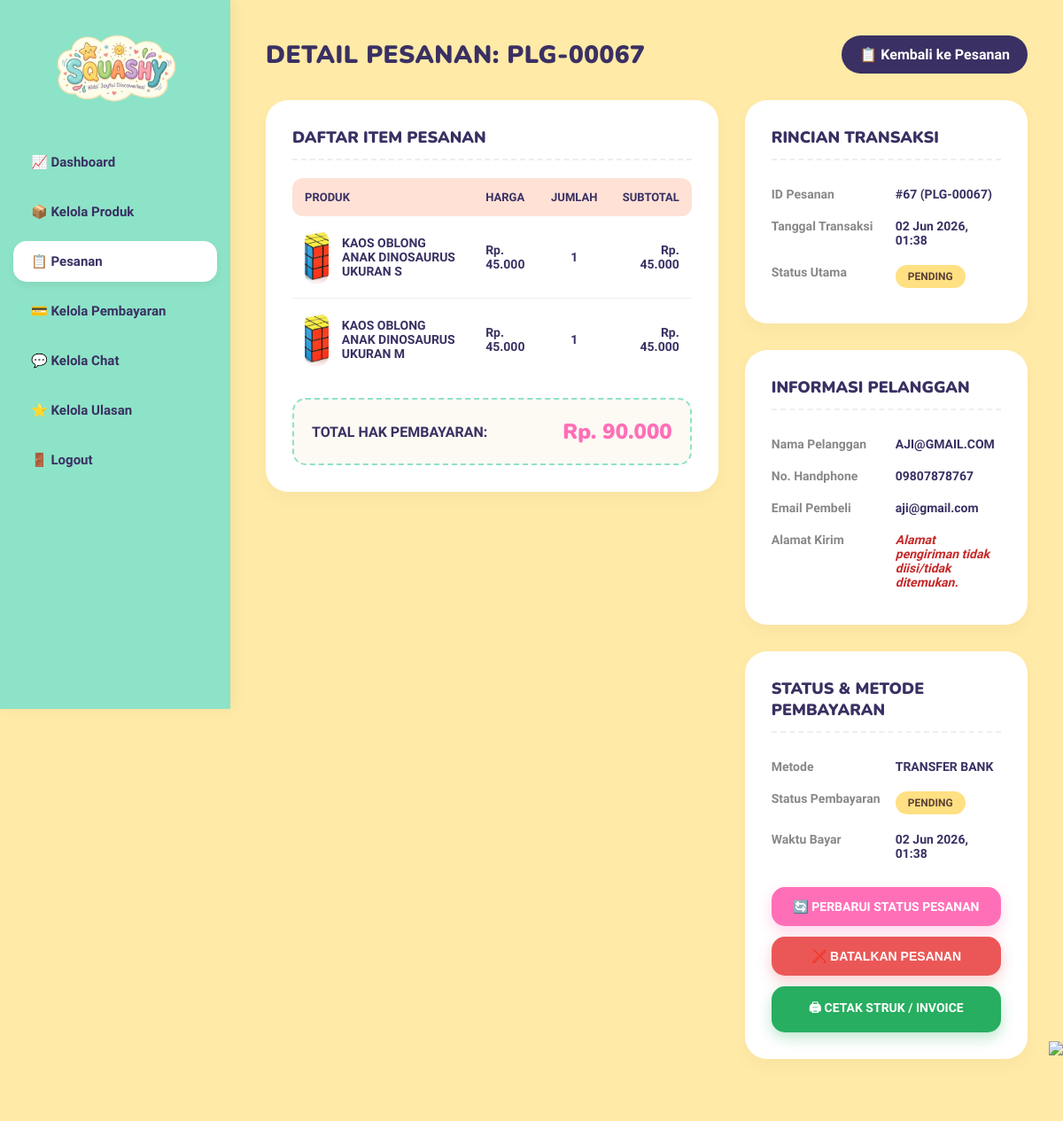
The app's page /admin/detail_pesanan.php?id=67 with its own data.
### tables this page shows
CREATE TABLE `order` (
  `id_order` int NOT NULL,
  `id_user` int NOT NULL,
  `nomer_hp` varchar(20) DEFAULT NULL,
  `nama_pembeli` varchar(255) NOT NULL,
  `tanggal_pesanan` timestamp NULL DEFAULT CURRENT_TIMESTAMP,
  `total_tagihan` int NOT NULL,
  `status_pesanan` enum('pending','dibayar','diproses','dikirim','selesai','dibatalkan') DEFAULT 'pending'
);

CREATE TABLE `order_detail` (
  `id_detail` int NOT NULL,
  `id_order` int NOT NULL,
  `id_produk` int NOT NULL,
  `nama_produk` varchar(255) DEFAULT NULL,
  `harga_saat_order` int DEFAULT NULL,
  `foto_produk` varchar(255) DEFAULT NULL,
  `kuantitas` int NOT NULL,
  `subtotal` int NOT NULL
);

CREATE TABLE `user` (
  `id_user` int NOT NULL,
  `nama_lengkap` varchar(100) NOT NULL,
  `email` varchar(100) NOT NULL,
  `password_hash` varchar(255) NOT NULL,
  `created_at` timestamp NULL DEFAULT CURRENT_TIMESTAMP
);

CREATE TABLE `payment` (
  `id_payment` int NOT NULL,
  `id_order` int NOT NULL,
  `metode_pembayaran` varchar(255) DEFAULT NULL,
  `status_pembayaran` varchar(100) DEFAULT 'pending',
  `waktu_bayar` timestamp NULL DEFAULT CURRENT_TIMESTAMP
);

### admin/detail_pesanan.php (the view, shortened to what this page needs)
<?php
require_once '../config/database.php';
$id_order = intval($_GET['id']);
$query_order = "
SELECT o.*, u.nama_lengkap, u.email
FROM `order` o
LEFT JOIN `user` u ON o.id_user = u.id_user
WHERE o.id_order = $id_order
";
$result_order = mysqli_query($conn, $query_order);
$order = mysqli_fetch_assoc($result_order);
$query_payment = "
SELECT *
FROM payment
WHERE id_order = $id_order
";
$result_payment = mysqli_query($conn, $query_payment);
$payment = mysqli_fetch_assoc($result_payment);
$query_address = "
SELECT *
FROM alamat_pengiriman
WHERE id_user = " . intval($order['id_user']) . "
LIMIT 1
";
$result_address = mysqli_query($conn, $query_address);
$address = mysqli_fetch_assoc($result_address);
$query_detail = "
SELECT *
FROM order_detail
WHERE id_order = $id_order
ORDER BY id_detail ASC
";
$result_detail = mysqli_query($conn, $query_detail);
$display_id = "PLG-" . str_pad($order['id_order'], 5, "0", STR_PAD_LEFT);
?>
<!DOCTYPE html>
<html lang="id">
<head>
</head>
<body>
    <?php require_once '../components/layout/header_admin.php'; ?>
    <div class="main-content">
        <div class="header-dash">
            <h1>DETAIL PESANAN: <?= $display_id ?></h1>
            <a href="kelola_pesanan.php" class="btn-back-link">📋 Kembali ke Pesanan</a>
        </div>
        <div class="detail-grid">
            <div>
                <div class="detail-card">
                    <h3>Daftar Item Pesanan</h3>
                    <table class="items-table">
                        <thead>
                            <tr>
                                <th>Produk</th>
                                <th>Harga</th>
                                <th style="text-align: center;">Jumlah</th>
                                <th style="text-align: right;">Subtotal</th>
                            </tr>
                        </thead>
                        <tbody>
                            <?php
                            if (mysqli_num_rows($result_detail) > 0) {
                                while ($item = mysqli_fetch_assoc($result_detail)) {
                                    $subtotal = $item['harga_saat_order'] * $item['kuantitas'];
                            ?>
                                    <tr>
                                        <td>
                                            <div class="item-info">
                                                <div class="product-thumb">
                                                    <?php if (!empty($item['foto_produk'])): ?>
                                                        <img src="../<?= htmlspecialchars($item['foto_produk']) ?>" alt="<?= htmlspecialchars($item['nama_produk']) ?>">
                                                    <?php else: ?>
                                                        🧸
                                                    <?php endif; ?>
                                                </div>
                                                <span class="item-name"><?= htmlspecialchars($item['nama_produk']) ?></span>
                                            </div>
                                        </td>
                                        <td>Rp. <?= number_format($item['harga_saat_order'], 0, ',', '.') ?></td>
                                        <td style="text-align: center;"><?= $item['kuantitas'] ?></td>
                                        <td style="text-align: right; color: var(--dark-purple);">Rp. <?= number_format($subtotal, 0, ',', '.') ?></td>
                                    </tr>
                            <?php
                                }
                            } else {
                            ?>
                                <tr>
                                    <td colspan="4" style="text-align: center; padding: 20px; color: #888;">Tidak ada rincian item untuk pesanan ini.</td>
                                </tr>
                            <?php } ?>
                        </tbody>
                    </table>
                    <div class="total-row">
                        <span>TOTAL HAK PEMBAYARAN:</span>
                        <strong>Rp. <?= number_format($order['total_tagihan'], 0, ',', '.') ?></strong>
                    </div>
                </div>
            </div>
            <div>
                <div class="detail-card">
                    <h3>Rincian Transaksi</h3>
                    <table class="info-table">
                        <tr>
                            <td class="label-td">ID Pesanan</td>
                            <td>#<?= $order['id_order'] ?> (<?= $display_id ?>)</td>
                        </tr>
                        <tr>
                            <td class="label-td">Tanggal Transaksi</td>
                            <td><?= date('d M Y, H:i', strtotime($order['tanggal_pesanan'])) ?></td>
                        </tr>
                        <tr>
                            <td class="label-td">Status Utama</td>
                            <td>
                                <?php $status_class = strtolower($order['status_pesanan'] ?? 'pending'); ?>
                                <span class="badge-status <?= $status_class ?>">
                                    <?= htmlspecialchars(ucfirst($order['status_pesanan'] ?? 'pending')) ?>
                                </span>
                            </td>
                        </tr>
                    </table>
                </div>
                <div class="detail-card">
                    <h3>Informasi Pelanggan</h3>
                    <table class="info-table">
                        <tr>
                            <td class="label-td">Nama Pelanggan</td>
                            <td><?= htmlspecialchars(strtoupper($order['nama_pembeli'])) ?></td>
                        </tr>
                        <tr>
                            <td class="label-td">No. Handphone</td>
                            <td><?= htmlspecialchars($order['nomer_hp'] ?? '-') ?></td>
                        </tr>
                        <tr>
                            <td class="label-td">Email Pembeli</td>
                            <td><?= htmlspecialchars($order['email'] ?? '-') ?></td>
                        </tr>
                        <tr>
                            <td class="label-td">Alamat Kirim</td>
                            <td>
                                <?php if ($address): ?>
                                    <strong><?= htmlspecialchars($address['label_alamat'] ?? 'Alamat Utama') ?></strong><br>
                                    <?= htmlspecialchars($address['jalan']) ?><br>
                                    Kec. <?= htmlspecialchars($address['kecamatan']) ?>, Kab. <?= htmlspecialchars($address['kabupaten']) ?><br>
                                    Kode Pos: <?= htmlspecialchars($address['kodepos']) ?>
                                <?php else: ?>
                                    <span style="color:#C62828; font-style:italic;">Alamat pengiriman tidak diisi/tidak ditemukan.</span>
                                <?php endif; ?>
                            </td>
                        </tr>
                    </table>
                </div>
                <div class="detail-card">
                    <h3>Status & Metode Pembayaran</h3>
                    <table class="info-table">
                        <tr>
                            <td class="label-td">Metode</td>
                            <td><?= htmlspecialchars(strtoupper($payment['metode_pembayaran'] ?? 'Belum Ditentukan')) ?></td>
                        </tr>
                        <tr>
                            <td class="label-td">Status Pembayaran</td>
                            <td>
                                <?php $pay_status = strtolower($payment['status_pembayaran'] ?? 'pending'); ?>
                                <span class="badge-status <?= $pay_status ?>">
                                    <?= htmlspecialchars(ucfirst($payment['status_pembayaran'] ?? 'pending')) ?>
                                </span>
                            </td>
                        </tr>
                        <tr>
                            <td class="label-td">Waktu Bayar</td>
                            <td><?= !empty($payment['waktu_bayar']) ? date('d M Y, H:i', strtotime($payment['waktu_bayar'])) : '-' ?></td>
                        </tr>
                    </table>
                    <div class="action-container">
                        <a href="update_status.php?id=<?= $order['id_order'] ?>" class="btn-action-button btn-update-status">
                            🔄 Perbarui Status Pesanan
                        </a>
                        <?php if (strtolower($order['status_pesanan'] ?? 'pending') !== 'dibatalkan') : ?>
                            <form method="POST" action="" onsubmit="return confirm('Apakah Anda yakin ingin membatalkan pesanan ini?');" style="width: 100%; display: block;">
                                <button type="submit" name="admin_cancel_order" class="btn-action-button" style="background-color: #EB5757; color: white; width: 100%; border: none; box-shadow: 0 6px 15px rgba(235, 87, 87, 0.3);">
                                    ❌ Batalkan Pesanan
                                </button>
                            </form>
                        <?php endif; ?>
                        <a href="cetak_invoice.php?id=<?= $order['id_order'] ?>" target="_blank" class="btn-action-button btn-print-invoice">
                            🖨 Cetak Struk / Invoice
                        </a>
                    </div>
                </div>
            </div>
        </div>
    </div>
    <img src="../assets/images/decor-right.png" class="decor-flower-bottom">
</body>
</html>

### admin/detail_pesanan.php (style rules this page uses)
:root { --mint-bg: #8DE3C7; --cream-bg: #FFEAA7; --dark-purple: #3A3063; --orange-card: #F2994A; --green-card: #27AE60; --soft-green: #A8E6CF; --white: #FFFFFF; --pink-accent: #FF6FB7; }
* { margin: 0; padding: 0; box-sizing: border-box; }
body { font-family: 'Quicksand', sans-serif; background-color: var(--cream-bg); color: var(--dark-purple); min-height: 100vh; display: flex; }
.main-content { margin-left: 260px; flex: 1; padding: 40px; position: relative; min-height: 100vh; }
.header-dash { display: flex; justify-content: space-between; align-items: center; margin-bottom: 30px; gap: 16px; flex-wrap: wrap; }
.header-dash h1 { font-family: 'Nunito', sans-serif; font-size: 28px; font-weight: 900; letter-spacing: 0.5px; }
.btn-back-link { display: inline-flex; align-items: center; justify-content: center; gap: 8px; padding: 12px 20px; border-radius: 999px; background: var(--dark-purple); color: var(--white); font-weight: 700; text-decoration: none; transition: transform 0.2s ease, box-shadow 0.2s ease; }
.detail-grid { display: grid; grid-template-columns: 1.6fr 1fr; gap: 30px; align-items: start; }
.detail-card { background: white; border-radius: 25px; padding: 30px; box-shadow: 0 8px 20px rgba(0, 0, 0, 0.03); margin-bottom: 30px; }
.detail-card h3 { font-family: 'Nunito', sans-serif; font-size: 18px; font-weight: 900; margin-bottom: 20px; text-transform: uppercase; border-bottom: 2px dashed #EEEEEE; padding-bottom: 12px; color: var(--dark-purple); }
.info-table { width: 100%; border-collapse: collapse; }
.info-table td { padding: 10px 0; font-size: 14px; font-weight: 700; vertical-align: top; }
.info-table td.label-td { width: 140px; color: #888888; }
.items-table { width: 100%; border-collapse: collapse; margin-top: 10px; }
.items-table th { background-color: #FFE1D6; padding: 14px; font-size: 13px; font-weight: 900; text-transform: uppercase; text-align: left; }
.items-table th:first-child { border-top-left-radius: 12px; border-bottom-left-radius: 12px; }
.items-table th:last-child { border-top-right-radius: 12px; border-bottom-right-radius: 12px; }
.items-table td { padding: 16px 14px; border-bottom: 1px solid #EEEEEE; font-size: 14px; font-weight: 700; vertical-align: middle; }
.items-table tr:last-child td { border-bottom: none; }
.product-thumb { width: 60px; height: 60px; background-color: #F5F5F5; border-radius: 12px; display: flex; align-items: center; justify-content: center; font-size: 24px; overflow: hidden; }
.product-thumb img { width: 100%; height: 100%; object-fit: cover; }
.item-info { display: flex; align-items: center; gap: 15px; }
.item-name { font-size: 14px; font-weight: 900; text-transform: uppercase; }
.total-row { background-color: #FDF9F3; border-radius: 15px; margin-top: 20px; padding: 20px; display: flex; justify-content: space-between; align-items: center; border: 2px dashed var(--mint-bg); }
.total-row span { font-size: 16px; font-weight: 900; }
.total-row strong { font-family: 'Nunito', sans-serif; font-size: 24px; font-weight: 900; color: var(--pink-accent); }
.badge-status { display: inline-block; padding: 6px 14px; border-radius: 20px; font-size: 12px; font-weight: 900; text-transform: uppercase; }
.pending { background-color: #FFE082; color: #5D4037; }
.action-container { display: flex; flex-direction: column; gap: 12px; margin-top: 20px; }
.btn-action-button { display: flex; align-items: center; justify-content: center; gap: 10px; padding: 14px 20px; border-radius: 15px; font-weight: 900; text-decoration: none; font-size: 14px; cursor: pointer; border: none; transition: transform 0.2s, box-shadow 0.2s; text-align: center; text-transform: uppercase; }
.btn-update-status { background-color: var(--pink-accent); color: white; box-shadow: 0 6px 15px rgba(255, 111, 183, 0.3); }
.btn-print-invoice { background-color: var(--green-card); color: white; box-shadow: 0 6px 15px rgba(39, 174, 96, 0.3); }
.decor-flower-bottom { position: fixed; bottom: 0; right: 0; height: 90px; pointer-events: none; z-index: 10; }

### components/layout/header_admin.php (style rules this page uses)
:root { --mint-bg: #8DE3C7; --cream-bg: #FFEAA7; --dark-purple: #3A3063; --white: #FFFFFF; }
body { margin: 0; font-family: 'Quicksand', sans-serif; background-color: var(--cream-bg); color: var(--dark-purple); display: flex; }
.main-content { margin-left: 260px; flex: 1; padding: 40px; min-height: 100vh; }

### records on screen
order: id_order "PLG-00067", total_tagihan "90.000", id_order "67", tanggal_pesanan "02 Jun 2026, 01:38", status_pesanan "PENDING", nama_pembeli "AJI@GMAIL.COM", nomer_hp "09807878767", id_user.email "aji@gmail.com"
order_detail: foto_produk (picture), nama_produk "KAOS OBLONG ANAK DINOSAURUS UKURAN S", harga_saat_order "45.000", kuantitas "1", subtotal "45.000"
order_detail: foto_produk (picture), nama_produk "KAOS OBLONG ANAK DINOSAURUS UKURAN M", harga_saat_order "45.000", kuantitas "1", subtotal "45.000"
payment: metode_pembayaran "TRANSFER BANK", status_pembayaran "PENDING", waktu_bayar "02 Jun 2026, 01:38"
